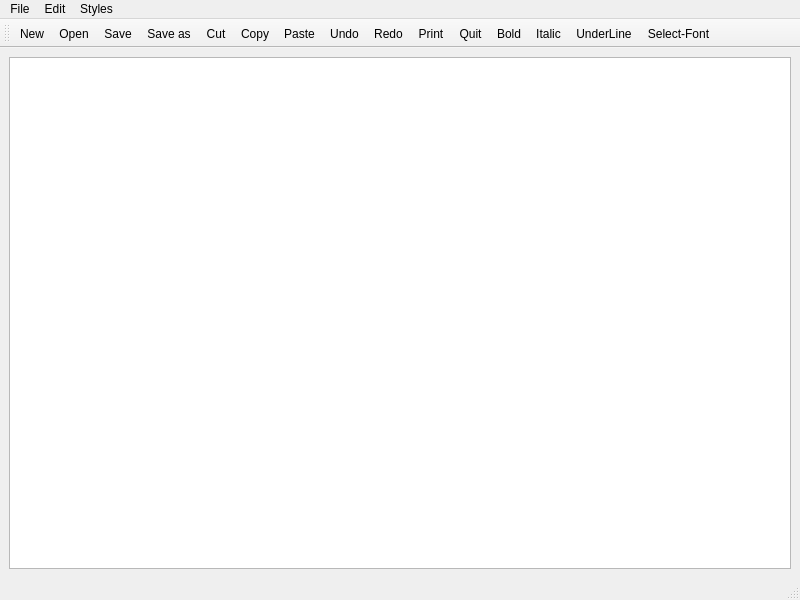
<?xml version="1.0" encoding="UTF-8"?>
<ui version="4.0">
 <class>MainWindow</class>
 <widget class="QMainWindow" name="MainWindow">
  <property name="geometry">
   <rect>
    <x>0</x>
    <y>0</y>
    <width>800</width>
    <height>600</height>
   </rect>
  </property>
  <property name="windowTitle">
   <string>MainWindow</string>
  </property>
  <widget class="QWidget" name="centralwidget">
   <layout class="QVBoxLayout" name="verticalLayout">
    <item>
     <widget class="QTextEdit" name="textEdit"/>
    </item>
   </layout>
  </widget>
  <widget class="QMenuBar" name="menubar">
   <property name="geometry">
    <rect>
     <x>0</x>
     <y>0</y>
     <width>800</width>
     <height>21</height>
    </rect>
   </property>
   <widget class="QMenu" name="menuFile">
    <property name="title">
     <string>File</string>
    </property>
    <addaction name="actionNew"/>
    <addaction name="actionOpen"/>
    <addaction name="separator"/>
    <addaction name="actionSave"/>
    <addaction name="actionSave_as"/>
   </widget>
   <widget class="QMenu" name="menuEdit">
    <property name="title">
     <string>Edit</string>
    </property>
    <addaction name="actionSave"/>
    <addaction name="actionCut"/>
    <addaction name="actionCopy"/>
    <addaction name="actionPaste"/>
    <addaction name="separator"/>
    <addaction name="actionUndo"/>
    <addaction name="actionRedo"/>
    <addaction name="actionPrint"/>
    <addaction name="actionQuit"/>
   </widget>
   <widget class="QMenu" name="menuStyles">
    <property name="title">
     <string>Styles</string>
    </property>
    <addaction name="actionBold"/>
    <addaction name="actionItalic"/>
    <addaction name="actionUnderLine"/>
    <addaction name="separator"/>
    <addaction name="actionSelect_Font"/>
   </widget>
   <addaction name="menuFile"/>
   <addaction name="menuEdit"/>
   <addaction name="menuStyles"/>
  </widget>
  <widget class="QStatusBar" name="statusbar"/>
  <widget class="QToolBar" name="toolBar">
   <property name="windowTitle">
    <string>toolBar</string>
   </property>
   <attribute name="toolBarArea">
    <enum>TopToolBarArea</enum>
   </attribute>
   <attribute name="toolBarBreak">
    <bool>false</bool>
   </attribute>
   <addaction name="actionNew"/>
   <addaction name="actionOpen"/>
   <addaction name="actionSave"/>
   <addaction name="actionSave_as"/>
   <addaction name="actionCut"/>
   <addaction name="actionCopy"/>
   <addaction name="actionPaste"/>
   <addaction name="actionUndo"/>
   <addaction name="actionRedo"/>
   <addaction name="actionPrint"/>
   <addaction name="actionQuit"/>
   <addaction name="actionBold"/>
   <addaction name="actionItalic"/>
   <addaction name="actionUnderLine"/>
   <addaction name="actionSelect_Font"/>
  </widget>
  <action name="actionNew">
   <property name="icon">
    <iconset resource="subha.qrc">
     <normaloff>:/new/prefix1/images/new.png</normaloff>:/new/prefix1/images/new.png</iconset>
   </property>
   <property name="text">
    <string>New</string>
   </property>
  </action>
  <action name="actionOpen">
   <property name="icon">
    <iconset resource="212218104160.qrc">
     <normaloff>:/new/prefix1/images/open.jfif</normaloff>:/new/prefix1/images/open.jfif</iconset>
   </property>
   <property name="text">
    <string>Open</string>
   </property>
  </action>
  <action name="actionSave">
   <property name="icon">
    <iconset resource="212218104160.qrc">
     <normaloff>:/new/prefix1/images/save.png</normaloff>:/new/prefix1/images/save.png</iconset>
   </property>
   <property name="text">
    <string>Save</string>
   </property>
  </action>
  <action name="actionSave_as">
   <property name="icon">
    <iconset resource="212218104160.qrc">
     <normaloff>:/new/prefix1/images/saveAs.png</normaloff>:/new/prefix1/images/saveAs.png</iconset>
   </property>
   <property name="text">
    <string>Save as</string>
   </property>
  </action>
  <action name="actionCut">
   <property name="icon">
    <iconset resource="212218104160.qrc">
     <normaloff>:/new/prefix1/images/cut.png</normaloff>:/new/prefix1/images/cut.png</iconset>
   </property>
   <property name="text">
    <string>Cut</string>
   </property>
  </action>
  <action name="actionCopy">
   <property name="icon">
    <iconset resource="212218104160.qrc">
     <normaloff>:/new/prefix1/images/copy.png</normaloff>:/new/prefix1/images/copy.png</iconset>
   </property>
   <property name="text">
    <string>Copy</string>
   </property>
  </action>
  <action name="actionPaste">
   <property name="icon">
    <iconset resource="212218104160.qrc">
     <normaloff>:/new/prefix1/images/paste.png</normaloff>:/new/prefix1/images/paste.png</iconset>
   </property>
   <property name="text">
    <string>Paste</string>
   </property>
  </action>
  <action name="actionUndo">
   <property name="icon">
    <iconset resource="subha.qrc">
     <normaloff>:/new/prefix1/images/undo.png</normaloff>:/new/prefix1/images/undo.png</iconset>
   </property>
   <property name="text">
    <string>Undo</string>
   </property>
  </action>
  <action name="actionRedo">
   <property name="icon">
    <iconset resource="subha.qrc">
     <normaloff>:/new/prefix1/images/Redo-icon.png</normaloff>:/new/prefix1/images/Redo-icon.png</iconset>
   </property>
   <property name="text">
    <string>Redo</string>
   </property>
  </action>
  <action name="actionBold">
   <property name="icon">
    <iconset resource="subha.qrc">
     <normaloff>:/new/prefix1/images/bold.png</normaloff>:/new/prefix1/images/bold.png</iconset>
   </property>
   <property name="text">
    <string>Bold</string>
   </property>
  </action>
  <action name="actionItalic">
   <property name="icon">
    <iconset resource="subha.qrc">
     <normaloff>:/new/prefix1/images/italic.png</normaloff>:/new/prefix1/images/italic.png</iconset>
   </property>
   <property name="text">
    <string>Italic</string>
   </property>
  </action>
  <action name="actionUnderLine">
   <property name="icon">
    <iconset resource="subha.qrc">
     <normaloff>:/new/prefix1/images/underline.png</normaloff>:/new/prefix1/images/underline.png</iconset>
   </property>
   <property name="text">
    <string>UnderLine</string>
   </property>
  </action>
  <action name="actionSelect_Font">
   <property name="text">
    <string>Select-Font</string>
   </property>
  </action>
  <action name="actionPrint">
   <property name="icon">
    <iconset resource="subha.qrc">
     <normaloff>:/new/prefix1/images/print.png</normaloff>:/new/prefix1/images/print.png</iconset>
   </property>
   <property name="text">
    <string>Print</string>
   </property>
  </action>
  <action name="actionQuit">
   <property name="icon">
    <iconset resource="subha.qrc">
     <normaloff>:/new/prefix1/images/quit.png</normaloff>:/new/prefix1/images/quit.png</iconset>
   </property>
   <property name="text">
    <string>Quit</string>
   </property>
  </action>
 </widget>
 <resources>
  <include location="212218104160.qrc"/>
  <include location="subha.qrc"/>
 </resources>
 <connections/>
</ui>
